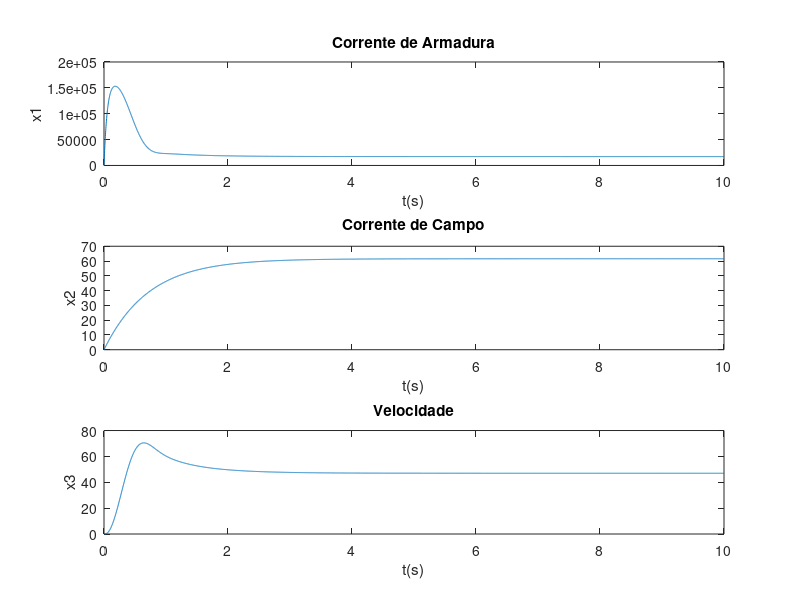
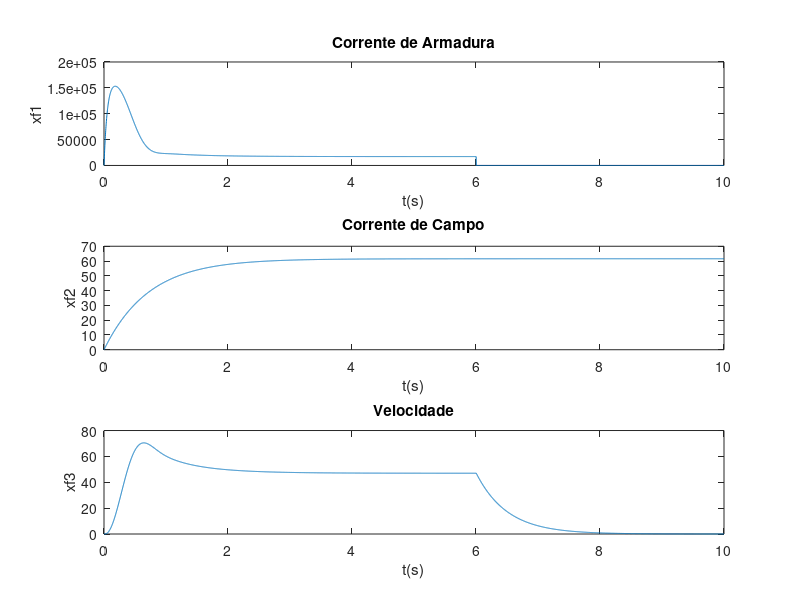
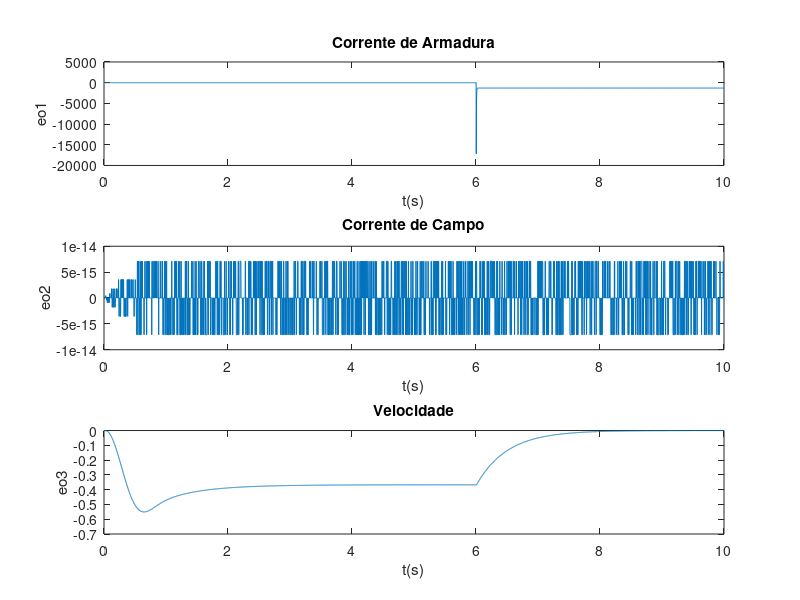

Recreate these plots in MATLAB, in order. (Note: this script raises an error after producing the figures.)
%Variaves 
ran = 4.6e-3;
rfdn = 12.1875;
lan = 2.38e-4;
lfdn = 8.750;
lafd = 0.23;
jm = 2580;
va = 750;
vfd = 750; 
ia = 17098;
bm = 127;
c0 = 0;
c1 = 5041.7;
c2 = 0;
h = 0.002;

%Valores iniciais





h1 = 0;
h2 = 1;
h3 = 1;
H = [h1; h2; h3]

kaa = 1;
kaf = 1;
kcca = 0;
kccfd = 0;
kfia = 0;
kfifd = 0; 
kfwr = 0;
kraca = 1;
krafv = 1;
klaca = 1; 
krfdcfd = 1;
krfdfv = 1;
klfdcfd = 1;
kfl = 1;

la1 = .5;
la2 = .5; 
la3 = .5;




X = [0;0;0];
XO = [0;0;0];
XOR = [0;0;0];
XF = [0;0;0];
Y = [0;0;0];
YF = [0;0;0];
EO  = [0;0;0];
EOR  = [0;0;0];




k = 2;
for i = 0:h:10
    
    x1(k-1) = X(1,1);
    x2(k-1) = X(2,1);
    x3(k-1) = X(3,1);
    y1(k-1) = Y(1,1);
    y2(k-1) = Y(2,1);
    y3(k-1) = Y(3,1);
%Sistema sem falhas
    tl = c0 + c1*x3(k-1) + c2*(x3(k-1))^2;
    a1 = exp(-(ran/lan)*h);
    a3 = exp(-(rfdn/lfdn)*h);
    a5 = exp(-(bm/jm)*h);
    a4 = lafd*((1-a5)/bm)*x2(k-1);
    b1 = (1-a1)/ran;
    a2 = (1/(rfdn*lan - ran*lfdn))*(lafd*lfdn*(a3-a1)*x3(k-1)+(ran*lfdn*a1-rfdn*lan*a3));
    b2 = (1-a3)/rfdn;
    d1 = -(1-a5)/bm;
   
   
    A = [a1 a2 0; 0 a3 0; a4 0 a5];
    B = [b1 0; 0 b2; 0 0];
    U = [va; vfd];
    D = [0; 0; d1];
    T = [tl];
    C = eye(3);
    
    
    
    X = A*X + B*U + D*T;
    
    Y = C*X;  

    
   

%falha no tempo 6    
    xf1(k-1) = XF(1,1);
    xf2(k-1) = XF(2,1);
    xf3(k-1) = XF(3,1);
    
    yf1(k-1) = YF(1,1);
    yf2(k-1) = YF(2,1);
    yf3(k-1) = YF(3,1);
    
    if i > 6
        kaa = 0;
        kaf = 1;
        kcca = 0;
        kccfd = 0;
        kfia = 0;
        kfifd = 0; 
        kfwr = 0;
        kraca = 1;
        krafv = 1;
        klaca = 1; 
        krfdcfd = 1;
        krfdfv = 1;
        klfdcfd = 1;
        kfl = 1;
        
    end
    
    ranf = kraca*krafv*ran;
    lanf = klaca*lan;
    rfdnf = krfdcfd*krfdfv*rfdn;
    lfdnf = klfdcfd*lfdn;
    bmf = kfl*bm;
    
    tfl = c0 + c1*xf3(k-1) + c2*(xf3(k-1))^2;
    af1 = exp(-(ranf/lanf)*h);
    af3 = exp(-(rfdnf/lfdnf)*h);
    af5 = exp(-(bmf/jm)*h);
    af4 = lafd*((1-af5)/bmf)*xf2(k-1);
    bf1 = (1-af1)/ranf;
    af2 = (1/(rfdnf*lanf - ranf*lfdnf))*(lafd*lfdnf*(af3-af1)*xf3(k-1)+(ranf*lfdnf*af1-rfdnf*lanf*af3));
    bf2 = (1-af3)/rfdnf;
    df1 = -(1-af5)/bmf;
   
   
    AF = [kaa*af1 kaa*af2 0; 0 kaf*af3 0;af4 0 af5];
    BF = [bf1 0; 0 bf2; 0 0];
    UF = [kaa*~kcca*va; kaf*~kccfd*vfd];
    DF = [0; 0; df1];
    TF = [tfl];
    CF = [~kfia 0 0;0 ~kfifd 0;0 0 ~kfwr]; 
   
    
    XF = AF*XF + BF*UF + DF*TF;  
    
    
    
    
    xo1(k-1) = XO(1,1);
    xo2(k-1) = XO(2,1);
    xo3(k-1) = XO(3,1);
    
    eo1(k-1) = EO(1,1);
    eo2(k-1) = EO(2,1);
    eo3(k-1) = EO(3,1);
    
    L = [a1-la1 a2 0;0 a3-la2 0;a4 0 a5-la3];
    
    
    
    XO = (A-L*C)*XO + B*U + L*YF;
     
   
    
    
    EO = XF - XO;
    xor1(k-1) = XOR(1,1);
    xor2(k-1) = XOR(2,1);
    xor3(k-1) = XOR(3,1); 
    
    eor1(k-1) = EOR(1,1);
    eor2(k-1) = EOR(2,1); 
    eor3(k-1) = EOR(3,1);
    
    
    
    if h1 == 1 & h2 == 0 & h3==0
        P = [1 1];    
    end
    
    if h1 == 0 & h2 == 1 & h3==0
        P = [2 2];    
    end
    
    if h1 == 0 & h2 == 0 & h3==1
        P = [3 3];    
    end
    
    if h1 == 1 & h2 == 1 & h3==0
        P = [1 2];    
    end
    
    if h1 == 1 & h2 == 0 & h3==1
        P = [1 3];    
    end
    
    if h1 == 0 & h2 == 1 & h3==1
        P = [2 3];    
    end
    
    
    LR = [la1 0 0;0 la2-af3 0; 0 0 la3-af5]; 
    R2 = H*pinv(C(P,:)*H);
    R1 = C - R2*C(P,:);
    RF = R1*A + LR*C;  
    XOR = RF*XOR + R1*B*U + R2*XF(P,:) - LR*YF;
      
     
    
    YF = CF*XF;
     
    EOR = XF - XOR;
   
    
    
    
    
    k= k+1;
end



t=0:h:10;

figure(1);

subplot(3,1,1);
plot(t,x1);
title('Corrente de Armadura');
ylabel('x1');
xlabel('t(s)');

subplot(3,1,2);
plot(t,x2);
title('Corrente de Campo');
ylabel('x2');
xlabel('t(s)');

subplot(3,1,3);
plot(t,x3);
title('Velocidade');
ylabel('x3');
xlabel('t(s)');

figure(2);

subplot(3,1,1);
plot(t,xf1);
title('Corrente de Armadura');
ylabel('xf1');
xlabel('t(s)');

subplot(3,1,2);
plot(t,xf2);
title('Corrente de Campo');
ylabel('xf2');
xlabel('t(s)');

subplot(3,1,3);
plot(t,xf3);
title('Velocidade');
ylabel('xf3');
xlabel('t(s)');

figure(3);
subplot(3,1,1);
plot(t,eo1);
title('Corrente de Armadura');
ylabel('eo1');
xlabel('t(s)');

subplot(3,1,2);
plot(t,eo2);
title('Corrente de Campo');
ylabel('eo2');
xlabel('t(s)');


subplot(3,1,3);
plot(t,eo3);
%axis([0 10 -1 1])
title('Velocidade');
ylabel('eo3');
xlabel('t(s)');

figure(4);

subplot(3,1,1);
plot(t,eor1);
axis([0 10 -.5 .5])
title('Corrente de Armadura');
ylabel('eor1');
xlabel('t(s)');

subplot(3,1,2);
plot(t,eor2);
%axis([0 10 -.5 .5])
title('Corrente de Campo');
ylabel('eor2');
xlabel('t(s)');

subplot(3,1,3);
plot(t,eor3);
%axis([0 10 -.5 .5])
title('Velocidade');
ylabel('eor3');
xlabel('t(s)');



